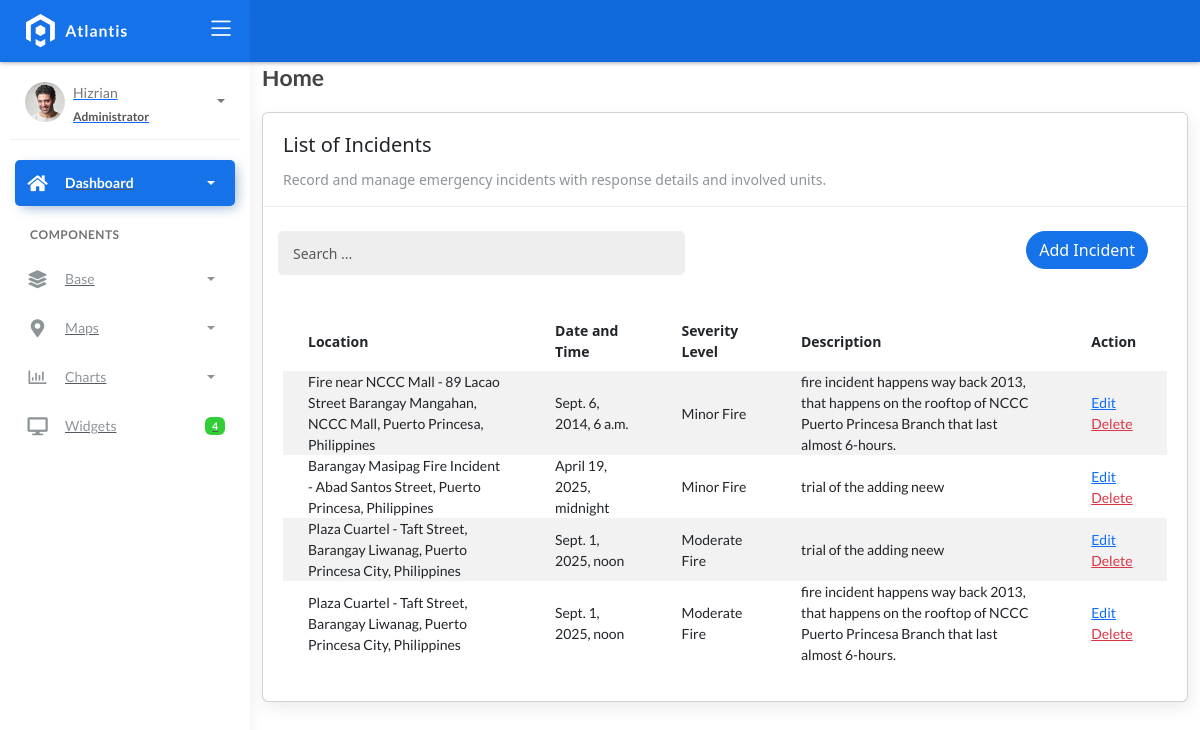
Before: /Incidents/ with the older database file.
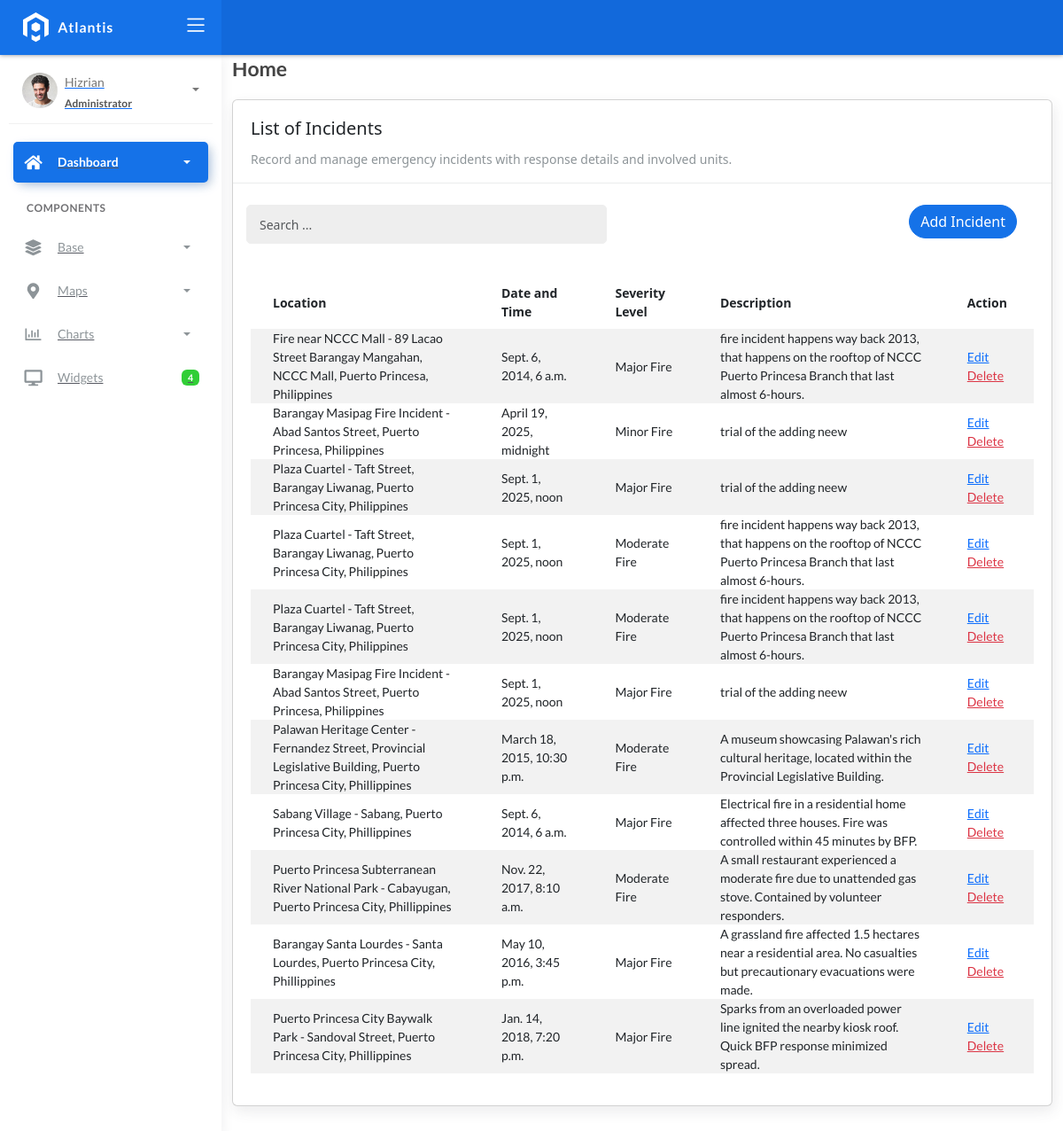
After: the same page with the newer database file.
### fire/models.py (models this page shows, shortened)
class BaseModel(models.Model):
    created_at = models.DateTimeField(auto_now_add=True, db_index=True)
    updated_at = models.DateTimeField(auto_now=True)
    class Meta:
        abstract = True

class Incident(BaseModel):
    SEVERITY_CHOICES = (
        ('Minor Fire', 'Minor Fire'),
        ('Moderate Fire', 'Moderate Fire'),
        ('Major Fire', 'Major Fire'),
    )
    location = models.ForeignKey(Locations, on_delete=models.CASCADE)
    date_time = models.DateTimeField(blank=True, null=True)
    severity_level = models.CharField(max_length=45, choices=SEVERITY_CHOICES)
    description = models.CharField(max_length=250)

class Locations(BaseModel):
    name = models.CharField(max_length=150)
    latitude = models.DecimalField(
        max_digits=22, decimal_places=16, null=True, blank=True)
    longitude = models.DecimalField(
        max_digits=22, decimal_places=16, null=True, blank=True)
    address = models.CharField(max_length=150)
    city = models.CharField(max_length=150)  # can be in separate table
    country = models.CharField(max_length=150)  # can be in separate table
    def __str__(self):
          return f"{self.name} - {self.address}, {self.city}, {self.country}"

### fire/views.py (the view)
# urls.py: path('Incidents/', IncidentListView.as_view(), name='incidents_list'),
class IncidentListView(ListView):
    model = Incident
    template_name = 'incident_list.html'
    context_object_name = 'incidents'
    def get_queryset(self):
        query = self.request.GET.get("q")
        if query:
            return Incident.objects.filter(
                Q(severity_level__icontains=query) |
                Q(description__icontains=query) |
                Q(location__name__icontains=query)
            ).select_related('location')
        return Incident.objects.all().select_related('location')

### templates/incident_list.html (shortened to what this page needs)
{% extends 'base.html' %}
{% load static %}
{% block content %}
<div class="content">
    <div class="container-fluid">
        <h4 class="page-title">Home</h4>
        <div class="row">
            <div class="col-md-12">
                <div class="card">
                    <div class="card-header">
                        <div class="card-title">List of Incidents </div>
                        <div class="card-category">Record and manage emergency incidents with response details and involved units.</div>
                    </div>
                    <br />
                    <div class="col-md-12 row">
                        <div class="col-md-6">
                            <form class="navbar-left navbar-form nav-search mr-md-3" action="">
                                <div class="input-group">
                                                                        <input type="text" name="q" placeholder="Search ..." class="form-control" value="{{ request.GET.q }}"/>
                                    <div class="input-group-append">
                                        <span class="input-group-text">
                                        </span>
                                    </div>
                                </div>
                            </form>
                        </div>
                        <div class="col-md-6">
                            <div class="pull-right">
                                <a href="{% url 'incidents_add' %}" class="btn btn-primary btn-rounded" id="liveToastBtn">Add Incident</a>
                            </div>
                        </div>
                    </div>
                    <div class="card-body">
                        <table class="table table-striped mt-3">
                            <thead>
                                <tr>
                                    <th scope="col">Location</th>
                                    <th scope="col">Date and Time</th>
                                    <th scope="col">Severity Level</th>
                                    <th scope="col">Description</th>
                                    <th scope="col">Action</th>
                                </tr>
                            </thead>
                            <tbody>
                                {% for object in object_list %}
                                <tr>
                                    <td>{{ object.location }}</td>
                                    <td>{{ object.date_time }}</td>
                                    <td>{{ object.severity_level}}</td>
                                    <td>{{ object.description }}</td>
                                    <td>
                                        <a href="{% url 'incidents_update' object.id %}">Edit</a>
                                        <a href="{% url 'incidents_delete' object.id %}" class="text-danger">Delete</a>
                                    </td>
                                </tr>
                                {% empty %}
                                <tr>
                                    <td colspan="4" style="text-align: center;">
                                        <p class="text-sm font-weight-bold mb-0">No Records Found</p>
                                    </td>
                                </tr>
                                {% endfor %}
                            </tbody>
                        </table>
                    </div>
                </div>
            </div>
        </div>
    </div>
</div>
{% endblock %}

### templates/base.html (shortened to what this page needs)
{% load static %}
<!DOCTYPE html>
<html lang="en">
  <head>
    <link rel="stylesheet" href="{% static 'css/bootstrap.min.css' %}" />
    <link rel="stylesheet" href="{% static 'css/atlantis.min.css' %}" />
    <link href="https://cdn.jsdelivr.net/npm/bootstrap@5.3.0-alpha1/dist/css/bootstrap.min.css" rel="stylesheet">
    <link rel="stylesheet" href="{% static 'css/demo.css' %}" />
  </head>
  <body>
    <div class="wrapper">
      <div class="main-header">
        <div class="logo-header" data-background-color="blue">
          <a href="index.html" class="logo">
            <img src="{% static 'img/logo.svg' %}" alt="navbar brand" class="navbar-brand" />
          </a>
          <div class="nav-toggle">
            <button class="btn btn-toggle toggle-sidebar">
              <i class="icon-menu"></i>
            </button>
          </div>
        </div>
        <nav class="navbar navbar-header navbar-expand-lg" data-background-color="blue2">
        </nav>
      </div>
      <div class="sidebar sidebar-style-2">
        <div class="sidebar-wrapper scrollbar scrollbar-inner">
          <div class="sidebar-content">
            <div class="user">
              <div class="avatar-sm float-left mr-2">
                <img src="{% static 'img/profile.jpg' %}" alt="..." class="avatar-img rounded-circle" />
              </div>
              <div class="info">
                <a data-toggle="collapse" href="#collapseExample" aria-expanded="true">
                  <span>
                    Hizrian
                    <span class="user-level">Administrator</span>
                    <span class="caret"></span>
                  </span>
                </a>
              </div>
            </div>
            <ul class="nav nav-primary">
              <li class="nav-item active">
                <a data-toggle="collapse" href="#dashboard" class="collapsed" aria-expanded="false">
                  <i class="fas fa-home"></i>
                  <p>Dashboard</p>
                  <span class="caret"></span>
                </a>
              </li>
              <li class="nav-section">
                <h4 class="text-section">Components</h4>
              </li>
              <li class="nav-item">
                <a data-toggle="collapse" href="#base">
                  <i class="fas fa-layer-group"></i>
                  <p>Base</p>
                  <span class="caret"></span>
                </a>
              </li>
              <li class="nav-item">
                <a data-toggle="collapse" href="#maps">
                  <i class="fas fa-map-marker-alt"></i>
                  <p>Maps</p>
                  <span class="caret"></span>
                </a>
              </li>
              <li class="nav-item">
                <a data-toggle="collapse" href="#charts">
                  <i class="far fa-chart-bar"></i>
                  <p>Charts</p>
                  <span class="caret"></span>
                </a>
              </li>
              <li class="nav-item">
                <a href="widgets.html">
                  <i class="fas fa-desktop"></i>
                  <p>Widgets</p>
                  <span class="badge badge-success">4</span>
                </a>
              </li>
            </ul>
          </div>
        </div>
      </div>
      <div class="main-panel">
        <div class="content">
          {% block content %}
          {% endblock %}
          </div>
        </div>
        <footer class="footer">
          <div class="container-fluid">
            <nav class="pull-left">
              <ul class="nav">
                <li class="nav-item">
                  <a class="nav-link" href="https://www.themekita.com"> ThemeKita </a>
                </li>
                <li class="nav-item">
                  <a class="nav-link" href="#"> Help </a>
                </li>
                <li class="nav-item">
                  <a class="nav-link" href="#"> Licenses </a>
                </li>
              </ul>
            </nav>
            <div class="copyright ml-auto">2018, made with  by <a href="https://www.themekita.com">ThemeKita</a></div>
          </div>
        </footer>
      </div>
  </body>
</html>

Changed rows visible on the page:
changed Incident (number 1 of 11 on the later page): severity_level "Minor Fire" → "Major Fire"
changed Incident (number 3 of 11 on the later page): severity_level "Moderate Fire" → "Major Fire"
added Incident: location "Plaza Cuartel - Taft Street, Barangay Liwanag, Puerto Princesa City, Philippines", date_time "Sept. 1, 2025, noon", severity_level "Moderate Fire", description "fire incident happens way back 2013, that happens on the rooftop of NCCC Puerto Princesa Branch that last almost 6-hours."
added Incident: location "Barangay Masipag Fire Incident - Abad Santos Street, Puerto Princesa, Philippines", date_time "Sept. 1, 2025, noon", severity_level "Major Fire", description "trial of the adding neew"
added Incident: location "Palawan Heritage Center - Fernandez Street, Provincial Legislative Building, Puerto Princesa City, Phillippines", date_time "March 18, 2015, 10:30 p.m.", severity_level "Moderate Fire", description "A museum showcasing Palawan's rich cultural heritage, located within the Provincial Legislative Building."
added Incident: location "Sabang Village - Sabang, Puerto Princesa City, Phillippines", date_time "Sept. 6, 2014, 6 a.m.", severity_level "Major Fire", description "Electrical fire in a residential home affected three houses. Fire was controlled within 45 minutes by BFP."
added Incident: location "Puerto Princesa Subterranean River National Park - Cabayugan, Puerto Princesa City, Phillippines", date_time "Nov. 22, 2017, 8:10 a.m.", severity_level "Moderate Fire", description "A small restaurant experienced a moderate fire due to unattended gas stove. Contained by volunteer responders."
added Incident: location "Barangay Santa Lourdes - Santa Lourdes, Puerto Princesa City, Phillippines", date_time "May 10, 2016, 3:45 p.m.", severity_level "Major Fire", description "A grassland fire affected 1.5 hectares near a residential area. No casualties but precautionary evacuations were made."
added Incident: location "Puerto Princesa City Baywalk Park - Sandoval Street, Puerto Princesa City, Phillippines", date_time "Jan. 14, 2018, 7:20 p.m.", severity_level "Major Fire", description "Sparks from an overloaded power line ignited the nearby kiosk roof. Quick BFP response minimized spread."
